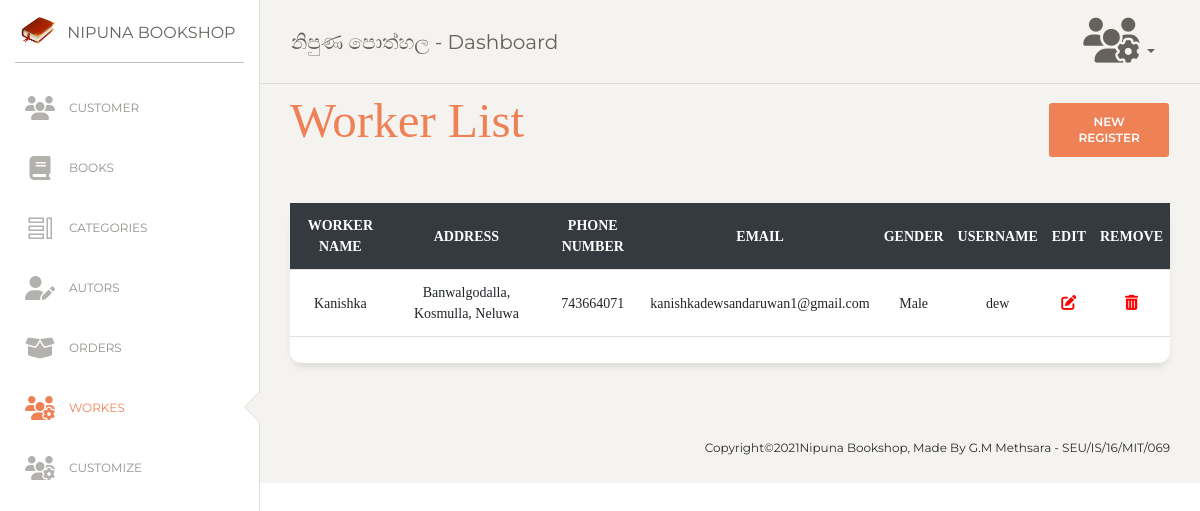
Screenshot of /worker.php (signed in) with the database file from the repository.
### tables this page shows
CREATE TABLE `editor` (
  `editor_id` int(11) NOT NULL,
  `full_name` varchar(50) NOT NULL,
  `address` varchar(50) NOT NULL,
  `phone_number` int(10) NOT NULL,
  `email` varchar(50) NOT NULL,
  `gender` varchar(10) NOT NULL,
  `password` varchar(50) NOT NULL,
  `username` varchar(50) NOT NULL
);

### worker.php (the view, shortened to what this page needs)
<!DOCTYPE html>
<html lang="en">
<head>
  <?php include 'components/head.php'; ?>
</head>
<body class="">
  <div class="wrapper ">
      <?php include 'components/nav.php'; ?>
      <div class="sidebar" data-color="white" data-active-color="danger">
      <div class="logo">
        <a href="dashboard.php" class="simple-text logo-mini">
          <div class="logo-image-small">
            <img src="img/book.png">
          </div>
        </a>
        <a href="dashboard.php" class="simple-text logo-normal">
          Nipuna Bookshop
        </a>
      </div>
      <div class="sidebar-wrapper">
        <ul class="nav">
          <li>
            <a href="./customer.php">
            <i class="fas fa-users"></i>
              <p>Customer</p>
            </a>
          </li>
          <li>
            <a href="./books.php">
            <i class="fas fa-book"></i>
              <p>Books</p>
            </a>
          </li>
          <li>
            <a href="./cat.php">
            <i class="nc-icon nc-tile-56"></i>
              <p>Categories</p>
            </a>
          </li>
          <li>
            <a href="./author.php">
            <i class="fas fa-user-edit"></i>
              <p>Autors</p>
            </a>
          </li>
          <li>
            <a href="./order.php">
            <i class="fas fa-box-open"></i>
              <p>Orders</p>
            </a>
          </li>
          <li class="active">
            <a href="./worker.php">
            <i class="fas fa-users-cog"></i>
              <p>Workes</p>
            </a>
          </li>
          <li>
            <a href="./custom.php">
            <i class="fas fa-users-cog"></i>
              <p>Customize</p>
            </a>
          </li>
        </ul>
      </div>
    </div>
      <div class="content" style="font-family: \"Times New Roman\",Times, serif;">
          <div class="row mt-5">
                <div class="col-md-12">
                <div class="row">
            <div class="col-md-10">
              <h1 class="text-danger" style="font-family: \"Times New Roman\",Times, serif;"><a style="text-decoration:none;" class="text-danger" href="books.php">Worker List</a></h1>
            </div>
            <div class="col-md-2">
              <button type="button" class="btn btn-danger" data-bs-toggle="modal" data-bs-target="#exampleModal">New Register</button>
            </div>
            <br><br>
          </div>
            <div class="row">
            <div class="col-md-12 mt-4" style="font-family: \"Times New Roman\",Times, serif;">
                        <div class="card">
                            <div class="table-responsive">
                                <table class="table v-middle text-center">
                                    <thead>
                                        <tr class="bg-dark">
                                            <th class="border-top-0 text-white">Worker Name</th>
                                            <th class="border-top-0 text-white">Address</th>
                                            <th class="border-top-0 text-white">Phone Number</th>
                                            <th class="border-top-0 text-white">Email </th>
                                            <th class="border-top-0 text-white">Gender</th>
                                            <th class="border-top-0 text-white">Username</th>
                                            <th class="border-top-0 text-white">Edit</th>
                                            <th class="border-top-0 text-white">Remove</th>
                                        </tr>
                                    </thead>
                                    <?php $count=1;
                                      $editor = "SELECT * FROM editor";
                                      $viewresult = mysqli_query($con, $editor);
                                      ?>
                                    <tbody>
                                    	<?php while($row = mysqli_fetch_assoc($viewresult)) {
                                        if($row['username'] != 'admin'){
                                        ?>
                                        <tr>
                                            <td><?php echo $row['full_name']; ?></td>
                                            <td><?php echo $row['address']; ?></td>
                                            <td><?php echo $row['phone_number']; ?></td>
                                            <td><?php echo $row['email']; ?></td>
                                            <td><?php echo $row['gender']; ?></td>
                                            <td><?php echo $row['username']; ?></td>
                                            <td><a style="text-decoration: none; color: red; font-size: 15px;" href="edit_worker.php?editor_id=<?php echo $row['editor_id']; ?>"><i class="fas fa-edit"></i></a></td>
                                            <td><a style="text-decoration: none; color: red; font-size: 15px;" href="delete.php?editor_id=<?php echo $row['editor_id']; ?>"><i class="fas fa-trash-alt"></i></a></td>
                                        </tr>
                                        <?php   $count++; } }?>
                                    </tbody>
                                </table>
                            </div>
                        </div>
                    </div>
                </div>
            </div>
          </div>
        </div>
      <footer class="footer footer-black  footer-white ">
        <?php include 'components/footer.php'; ?>
      </footer>
    </div>
  </div>
</body>
</html>

### rows the page displays
editor: full_name "Kanishka", address "Banwalgodalla, Kosmulla, Neluwa", phone_number "743664071", email "kanishkadewsandaruwan1@gmail.com", gender "Male", username "dew"
